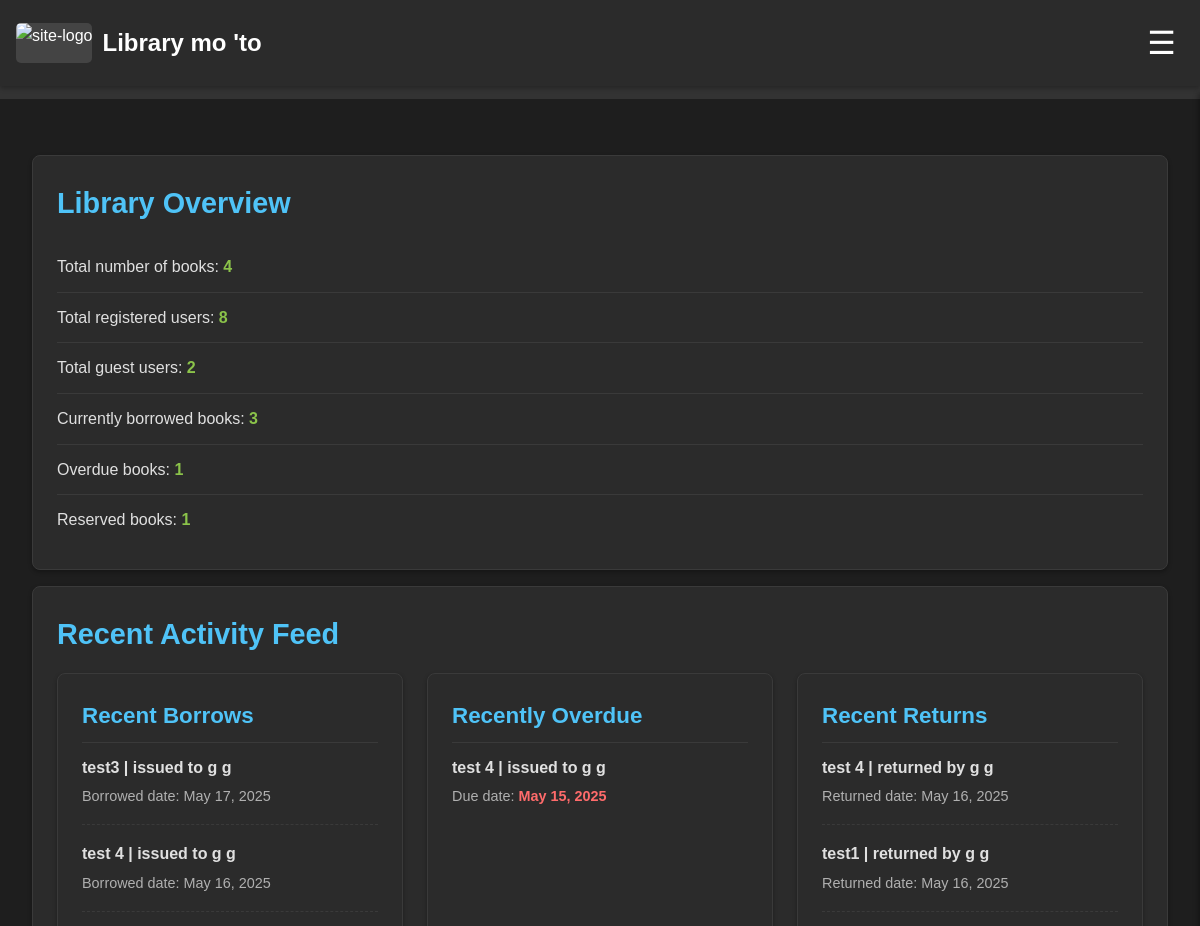
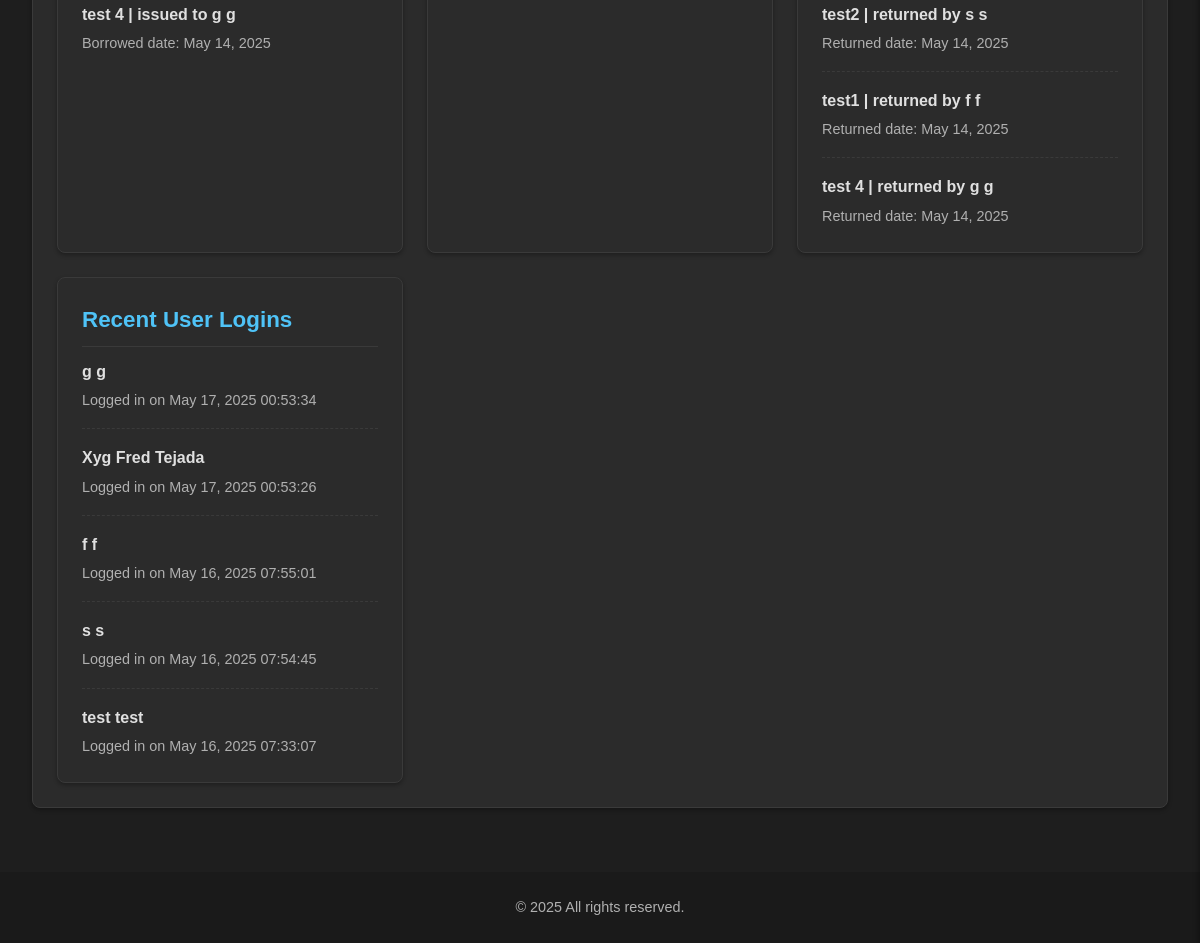
/admin-01-home.php (signed in), run on the app's committed database (2 pictures, top to bottom).
### tables this page shows
CREATE TABLE `transaction` (
  `TID` int(11) NOT NULL,
  `UID` int(11) NOT NULL,
  `BID` int(11) NOT NULL,
  `borrow_date` date NOT NULL,
  `due_date` date NOT NULL,
  `return_date` date DEFAULT NULL,
  `transaction_status` enum('Borrowed','Returned','Overdue') DEFAULT 'Borrowed'
);

CREATE TABLE `books` (
  `bid` int(11) NOT NULL,
  `title` varchar(255) NOT NULL,
  `author` varchar(255) NOT NULL,
  `date_published` date DEFAULT NULL,
  `main_type` enum('Academic','Non-academic') DEFAULT NULL,
  `specific_type` enum('Textbook','Reference Book','Dissertation','Thesis','Novel','Short Story','Poem Collection','Biography','Autobiography','Business Book') DEFAULT NULL,
  `book_location` enum('Antipolo','Binalonan','Guimba','North Manila','Quezon City') DEFAULT NULL,
  `status` enum('Available','Reserved','Borrowed') DEFAULT 'Available',
  `date_added` timestamp NOT NULL DEFAULT current_timestamp(),
  `date_updated` timestamp NOT NULL DEFAULT current_timestamp() ON UPDATE current_timestamp()
);

CREATE TABLE `users` (
  `UID` int(11) NOT NULL,
  `first_name` varchar(255) NOT NULL,
  `last_name` varchar(255) NOT NULL,
  `user_type` enum('Admin','User') DEFAULT 'User',
  `user_role` enum('Guest','Student','Faculty') DEFAULT NULL,
  `school_id` varchar(255) DEFAULT NULL,
  `campus` enum('Antipolo','Binalonan','Guimba','North Manila','Quezon City') DEFAULT NULL,
  `course` enum('BS Medical Technology','BS Nursing','BS Nutrition & Dietetics','BS Pharmacy','BS Physical Therapy','BS Psychology','BS Radiologic Technology','BS Criminology','BS Accountancy','BS Business Administration','BS Information Technology','BS Hospitality Management','BS Tourism Management','BA Communication','BP Administration') DEFAULT NULL,
  `email` varchar(255) NOT NULL,
  `password` varchar(255) NOT NULL,
  `date_registered` timestamp NOT NULL DEFAULT current_timestamp(),
  `date_last_login` timestamp NULL DEFAULT NULL,
  `address` varchar(255) DEFAULT NULL,
  `contact` varchar(20) DEFAULT NULL
);

### admin-01-home.php (the view, shortened to what this page needs)
<?php
include 'authentication-admin.php';
function fetchCount($conn, $sql, $column)
{
    $result = $conn->query($sql);
    $count = 0;
    if ($result && $result->num_rows > 0) {
        $row = $result->fetch_assoc();
        $count = $row[$column];
    }
    return (int)$count;
}
function fetchActivityList($conn, $sql)
{
    $result = $conn->query($sql);
    $list = [];
    if ($result) {
        while ($row = $result->fetch_assoc()) {
            $list[] = $row;
        }
    }
    return $list;
}
$sql_total_books = "SELECT COUNT(*) AS total_books FROM books";
$total_books = fetchCount($conn, $sql_total_books, 'total_books');
$sql_total_registered_users = "SELECT COUNT(*) AS total_users FROM users WHERE user_type = 'User'";
$total_registered_users = fetchCount($conn, $sql_total_registered_users, 'total_users');
$sql_guest_users = "SELECT COUNT(*) AS guest_count FROM users WHERE user_role = 'Guest'";
$guest_count = fetchCount($conn, $sql_guest_users, 'guest_count');
$sql_leased_books = "SELECT COUNT(*) AS leased_books FROM transaction WHERE transaction_status = 'Borrowed'";
$leased_books = fetchCount($conn, $sql_leased_books, 'leased_books');
$sql_overdue_books = "SELECT COUNT(*) AS overdue_books FROM transaction WHERE transaction_status = 'Borrowed' AND due_date < CURDATE()";
$overdue_books = fetchCount($conn, $sql_overdue_books, 'overdue_books');
$sql_reserved_books = "SELECT COUNT(*) AS reserved_books FROM reservations";
$reserved_books = fetchCount($conn, $sql_reserved_books, 'reserved_books');
$sql_recent_borrows = "SELECT
                            b.title,
                            u.first_name,
                            u.last_name,
                            t.borrow_date
                        FROM
                            transaction t
                        JOIN
                            books b ON t.BID = b.bid
                        JOIN
                            users u ON t.UID = u.UID
                        WHERE
                            t.transaction_status = 'Borrowed'
                        ORDER BY
                            t.borrow_date DESC
                        LIMIT 5";
$recent_borrows = fetchActivityList($conn, $sql_recent_borrows);
$sql_recent_overdues = "SELECT
                            b.title,
                            u.first_name,
                            u.last_name,
                            t.due_date,
                            t.borrow_date
                           FROM
                            transaction t
                           JOIN
                            books b ON t.BID = b.bid
                           JOIN
                            users u ON t.UID = u.UID
                           WHERE
                             t.transaction_status = 'Borrowed' AND t.due_date < CURDATE()
                           ORDER BY
                             t.borrow_date DESC -- Or t.due_date ASC if you want oldest overdues first
                           LIMIT 5";
$recent_overdues = fetchActivityList($conn, $sql_recent_overdues);
$sql_recent_returns = "SELECT
                            b.title,
                            u.first_name,
                            u.last_name,
                            t.return_date
                           FROM
                            transaction t
                           JOIN
                            books b ON t.BID = b.bid
                           JOIN
                            users u ON t.UID = u.UID
                           WHERE
                            t.transaction_status = 'Returned' AND t.return_date IS NOT NULL
                           ORDER BY
                            t.return_date DESC
                           LIMIT 5";
$recent_returns = fetchActivityList($conn, $sql_recent_returns);
$sql_recent_logins = "SELECT
                            first_name,
                            last_name,
                            date_last_login AS login_timestamp
                        FROM
                            users
                        WHERE
                            date_last_login IS NOT NULL
                        ORDER BY
                            date_last_login DESC
                        LIMIT 5";
$recent_logins = fetchActivityList($conn, $sql_recent_logins);
?>
<!DOCTYPE html>
<html lang="en">
<head>
    <link rel="stylesheet" href="css/nav.css">
    <link rel="stylesheet" href="css/general.css">
    <link rel="stylesheet" href="css/admin.css">
    <link rel="stylesheet" href="https://cdnjs.cloudflare.com/ajax/libs/font-awesome/6.0.0/css/all.min.css">
</head>
<body>
    <nav>
        <div class="nav-logo">
            <img src="" alt="site-logo" />
            <h1>Library mo 'to</h1>
        </div>
        <button class="hamburger-icon" aria-label="Open menu">☰</button>
    </nav>
    <header>
        <div>
            <h1>Welcome, <?php echo htmlspecialchars($_SESSION['first_name'] . " " . $_SESSION['last_name']); ?>!</h1>
        </div>
    </header>
    <main>
        <section class="library-details">
            <h1>Library Overview</h1>
            <ul>
                <li>Total number of books: <strong><?php echo $total_books; ?></strong></li>
                <li>Total registered users: <strong><?php echo $total_registered_users; ?></strong></li>
                <li>Total guest users: <strong><?php echo $guest_count; ?></strong></li>
                <li>Currently borrowed books: <strong><?php echo $leased_books; ?></strong></li>
                <li>Overdue books: <strong><?php echo $overdue_books; ?></strong></li>
                <li>Reserved books: <strong><?php echo $reserved_books; ?></strong></li>
            </ul>
        </section>
        <section>
            <h1>Recent Activity Feed</h1>
            <div class="recent-activities-grid">
                <section class="activity-item">
                    <h2>Recent Borrows</h2>
                    <ul>
                        <?php if (count($recent_borrows) > 0): ?>
                            <?php foreach ($recent_borrows as $activity): ?>
                                <li>
                                    <h3>
                                        <?php echo htmlspecialchars($activity['title']); ?> | issued to <?php echo htmlspecialchars($activity['first_name'] . " " . $activity['last_name']); ?>
                                    </h3>
                                    <p>
                                        Borrowed date: <?php echo htmlspecialchars(date('M d, Y', strtotime($activity['borrow_date']))); ?>
                                    </p>
                                </li>
                            <?php endforeach; ?>
                        <?php else: ?>
                            <li>
                                <h3>No recent borrow activity.</h3>
                            </li>
                        <?php endif; ?>
                    </ul>
                </section>
                <section class="activity-item">
                    <h2>Recently Overdue</h2>
                    <ul>
                        <?php if (count($recent_overdues) > 0): ?>
                            <?php foreach ($recent_overdues as $activity): ?>
                                <li>
                                    <h3>
                                        <?php echo htmlspecialchars($activity['title']); ?> | issued to <?php echo htmlspecialchars($activity['first_name'] . " " . $activity['last_name']); ?>
                                    </h3>
                                    <p>
                                        Due date: <strong style="color: red;"><?php echo htmlspecialchars(date('M d, Y', strtotime($activity['due_date']))); ?></strong>
                                    </p>
                                </li>
                            <?php endforeach; ?>
                        <?php else: ?>
                            <li>
                                <h3>No books currently overdue from recent borrows.</h3>
                            </li>
                        <?php endif; ?>
                    </ul>
                </section>
                <section class="activity-item">
                    <h2>Recent Returns</h2>
                    <ul>
                        <?php if (count($recent_returns) > 0): ?>
                            <?php foreach ($recent_returns as $activity): ?>
                                <li>
                                    <h3>
                                        <?php echo htmlspecialchars($activity['title']); ?> | returned by <?php echo htmlspecialchars($activity['first_name'] . " " . $activity['last_name']); ?>
                                    </h3>
                                    <p>
                                        Returned date: <?php echo htmlspecialchars(date('M d, Y', strtotime($activity['return_date']))); ?>
                                    </p>
                                </li>
                            <?php endforeach; ?>
                        <?php else: ?>
                            <li>
                                <h3>No recent return activity.</h3>
                            </li>
                        <?php endif; ?>
                    </ul>
                </section>
                <section class="activity-item">
                    <h2>Recent User Logins</h2>
                    <ul>
                        <?php if (count($recent_logins) > 0): ?>
                            <?php foreach ($recent_logins as $activity): ?>
                                <li>
                                    <h3>
                                        <?php echo htmlspecialchars($activity['first_name'] . " " . $activity['last_name']); ?>
                                    </h3>
                                    <p>
                                        Logged in on <?php echo htmlspecialchars(date('M d, Y H:i:s', strtotime($activity['login_timestamp']))); ?>
                                    </p>
                                </li>
                            <?php endforeach; ?>
                        <?php else: ?>
                            <li>
                                <h3>No recent user login activity.</h3>
                            </li>
                        <?php endif; ?>
                    </ul>
                </section>
            </div>
        </section>
    </main>
    <footer>
        <p>
            &copy;
            <span id="current-year"></span>
            All rights reserved.
        </p>
    </footer>
</body>
</html>

### css/nav.css (style rules this page uses)
nav { background-color: #2b2b2b; color: #fff; padding: 1rem 2rem; display: flex; justify-content: space-between; align-items: center; flex-wrap: wrap; box-shadow: 0 2px 5px rgba(0, 0, 0, 0.3); position: relative; z-index: 10; }
.nav-logo { display: flex; align-items: center; }
.nav-logo img { height: 40px; margin-right: 10px; background-color: #444; border-radius: 5px; }
.nav-logo h1 { font-size: 1.5rem; margin: 0; color: #fff; }
.hamburger-icon { display: none; background: none; border: none; color: #fff; font-size: 2rem; cursor: pointer; padding: 0.5rem; transition: opacity 0.3s ease; }
@media (max-width: 1200px) { nav { flex-direction: row; justify-content: space-between; align-items: center; padding: 1rem; position: fixed; top: 0; width: 100%; } }
@media (max-width: 1200px) { .nav-logo { margin-bottom: 0; } }
@media (max-width: 1200px) { .hamburger-icon { display: block; } }

### css/general.css (style rules this page uses)
* { margin: 0; padding: 0; box-sizing: border-box; }
body { font-family: sans-serif; line-height: 1.6; color: #e0e0e0; background-color: #1e1e1e; min-height: 100vh; display: flex; flex-direction: column; }
header { background-color: #333; padding: 1.5rem 2rem; margin-bottom: 1.5rem; }
header h1 { font-size: 2rem; color: #fff; margin: 0; }
main { display: flex; flex-direction: column; flex-grow: 1; padding: 2rem; gap: 1rem; }
main section { background-color: #2b2b2b; padding: 1.5rem; border-radius: 8px; box-shadow: 0 2px 4px rgba(0, 0, 0, 0.3); border: 1px solid #3a3a3a; }
main section h1, main section h2 { color: #4fc3f7; margin-bottom: 1rem; font-size: 1.8rem; }
footer { background-color: #1a1a1a; color: #b0b0b0; text-align: center; padding: 1.5rem; margin-top: 2rem; }
footer p { margin: 0; font-size: 0.9rem; }

### css/admin.css (style rules this page uses)
.library-details ul { list-style: none; padding: 0; margin-top: 1rem; }
.library-details li { padding: 0.75rem 0; border-bottom: 1px solid #3a3a3a; color: #e0e0e0; }
.library-details li:last-child { border-bottom: none; }
.library-details li strong { color: #8bc34a; font-weight: bold; }
.recent-activities-grid { display: grid; grid-template-columns: repeat(auto-fit, minmax(300px, 1fr)); gap: 1.5rem; margin-top: 1rem; }
.activity-item h2 { font-size: 1.4rem; margin-bottom: 0.75rem; border-bottom: 1px solid #3a3a3a; padding-bottom: 0.5rem; }
.activity-item ul { list-style: none; padding: 0; }
.activity-item li { margin-bottom: 1rem; padding-bottom: 1rem; border-bottom: 1px dashed #3a3a3a; color: #c0c0c0; }
.activity-item li:last-child { border-bottom: none; margin-bottom: 0; padding-bottom: 0; }
.activity-item h3 { font-size: 1rem; margin-bottom: 0.3rem; color: #e0e0e0; }
.activity-item p { font-size: 0.9rem; color: #b0b0b0; }
.activity-item p strong { font-weight: bold; }
.activity-item p strong[style*="color: red"] { color: #ff6b6b !important; }

### data on the page
transaction: BID.title "test3", UID.last_name "g g", borrow_date "May 17, 2025"
transaction: BID.title "test 4", UID.last_name "g g", borrow_date "May 16, 2025"
transaction: BID.title "test 4", UID.last_name "g g", borrow_date "May 14, 2025"
users: first_name+last_name "g g", date_last_login "May 17, 2025 00:53:34"
users: first_name+last_name "Xyg Fred Tejada", date_last_login "May 17, 2025 00:53:26"
users: first_name+last_name "f f", date_last_login "May 16, 2025 07:55:01"
users: first_name+last_name "s s", date_last_login "May 16, 2025 07:54:45"
users: first_name+last_name "test test", date_last_login "May 16, 2025 07:33:07"

### other printed values
$total_books "4"
$total_registered_users "8"
$guest_count "2"
$leased_books "3"
$overdue_books "1"
$reserved_books "1"
$activity['title'] "test 4"
$activity['first_name'] . " " . $activity['last_name'] "g g"
date('M d, Y', strtotime($activity['due_date'])) "May 15, 2025"
date('M d, Y', strtotime($activity['return_date'])) "May 16, 2025"
$activity['title'] "test1"
$activity['title'] "test2"
$activity['first_name'] . " " . $activity['last_name'] "s s"
date('M d, Y', strtotime($activity['return_date'])) "May 14, 2025"
$activity['first_name'] . " " . $activity['last_name'] "f f"
